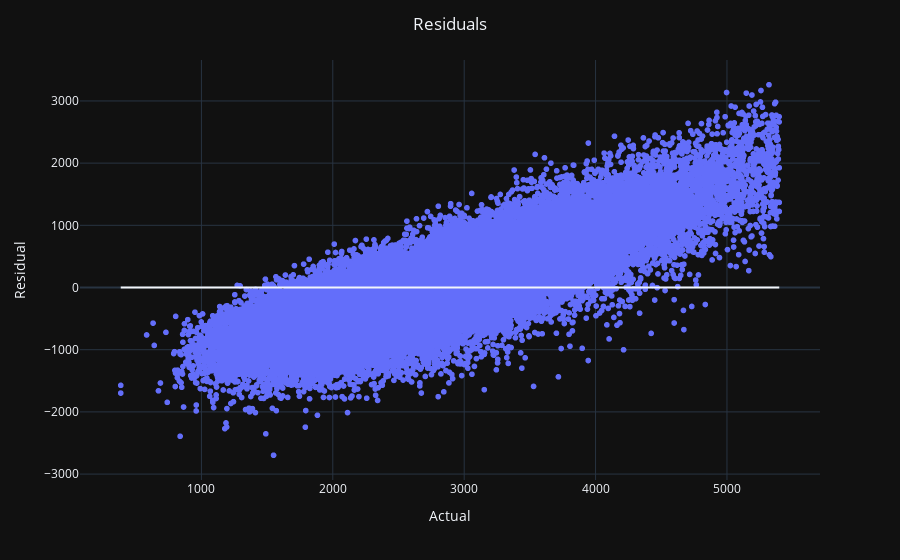

Notebook code cell kept with this figure:
### Code cell
# plot the residuals
fig = px.scatter(x=y_test, y=y_test - y_pred, labels={'x': 'Actual', 'y': 'Residual'})
fig.add_shape(type='line', x0=y_test.min(), y0=0, x1=y_test.max(), y1=0)
fig.update_layout(title={'x': 0.5, 'xanchor': 'center', 'text': 'Residuals'})
fig.show()

### Figure 1 — Plotly figure (JSON) as saved in the notebook; plotly's stock layout.template omitted (floating-point values rounded to 4 significant figures; data arrays with more than 128 entries replaced by an {"elided": "..."} marker saying what was removed)
{"data": [{"hovertemplate": "Actual=%{x}<br>Residual=%{y}<extra></extra>", "legendgroup": "", "marker": {"color": "#636efa", "symbol": "circle"}, "mode": "markers", "name": "", "showlegend": false, "type": "scattergl", "x": {"elided": "36613 int values"}, "xaxis": "x", "y": {"elided": "36613 float values"}, "yaxis": "y"}], "layout": {"legend": {"tracegroupgap": 0}, "margin": {"t": 60}, "shapes": [{"type": "line", "x0": 386, "x1": 5398, "y0": 0, "y1": 0}], "title": {"text": "Residuals", "x": 0.5, "xanchor": "center"}, "xaxis": {"anchor": "y", "domain": [0, 1], "title": {"text": "Actual"}}, "yaxis": {"anchor": "x", "domain": [0, 1], "title": {"text": "Residual"}}}}
